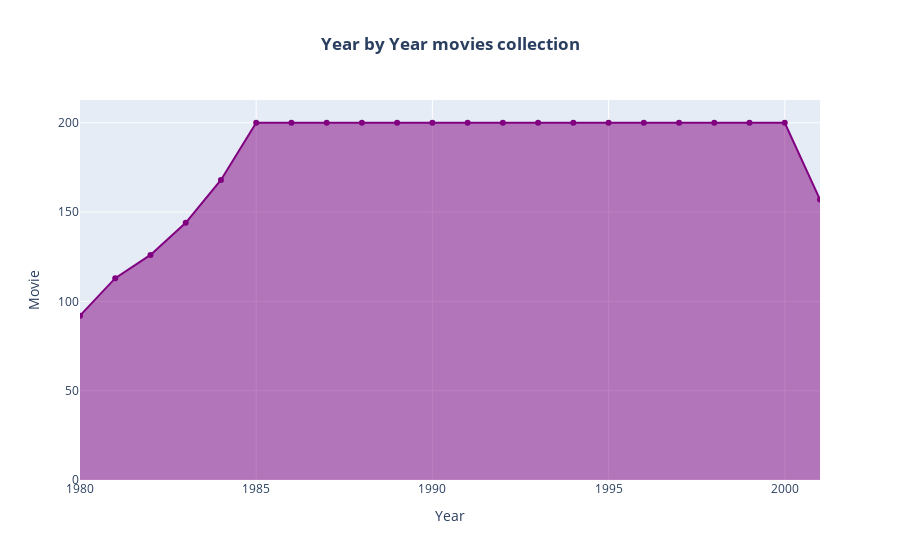

Notebook source saved alongside this figure:
### Code cell
fig=px.area(df.groupby('year',as_index=False).count().sort_values(by='name',ascending=False).sort_values(by='year'),x='year',y='name',markers=True,labels={'movie':'Total movies'},color_discrete_sequence=['purple'],title='<b>Year by Year movies collection')

fig.update_layout(hovermode='x',title_x=0.5, xaxis_title='Year', yaxis_title='Movie')

### Figure 1 — Plotly figure (JSON) as saved in the notebook; plotly's stock layout.template omitted (floating-point values rounded to 4 significant figures)
{"data": [{"fillpattern": {"shape": ""}, "hovertemplate": "year=%{x}<br>name=%{y}<extra></extra>", "legendgroup": "", "line": {"color": "purple"}, "marker": {"symbol": "circle"}, "mode": "lines+markers", "name": "", "orientation": "v", "showlegend": false, "stackgroup": "1", "type": "scatter", "x": [1980, 1981, 1982, 1983, 1984, 1985, 1986, 1987, 1988, 1989, 1990, 1991, 1992, 1993, 1994, 1995, 1996, 1997, 1998, 1999, 2000, 2001], "xaxis": "x", "y": [92, 113, 126, 144, 168, 200, 200, 200, 200, 200, 200, 200, 200, 200, 200, 200, 200, 200, 200, 200, 200, 157], "yaxis": "y"}], "layout": {"autosize": true, "hovermode": "x", "legend": {"tracegroupgap": 0}, "title": {"text": "<b>Year by Year movies collection", "x": 0.5}, "xaxis": {"anchor": "y", "autorange": true, "domain": [0, 1], "range": [1980, 2001], "title": {"text": "Year"}, "type": "linear"}, "yaxis": {"anchor": "x", "autorange": true, "domain": [0, 1], "range": [0, 215.2], "title": {"text": "Movie"}, "type": "linear"}}}
